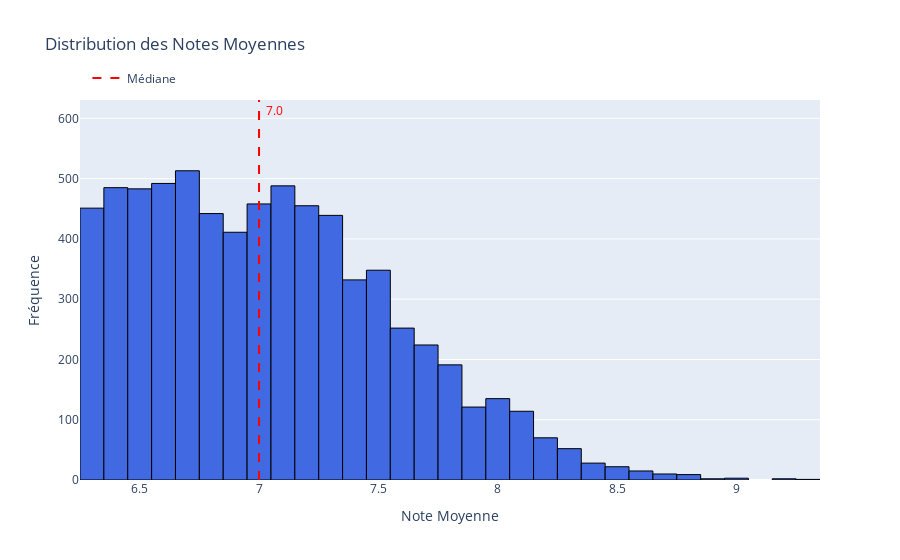
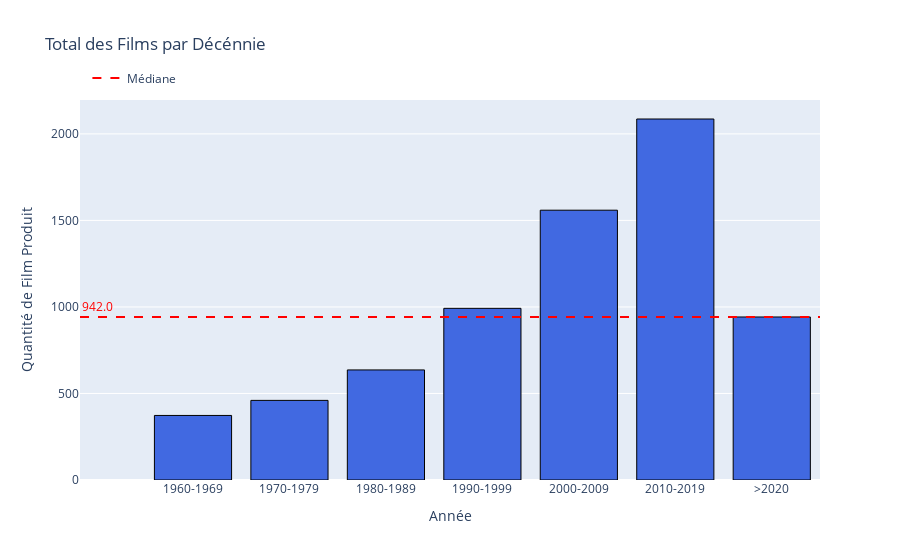
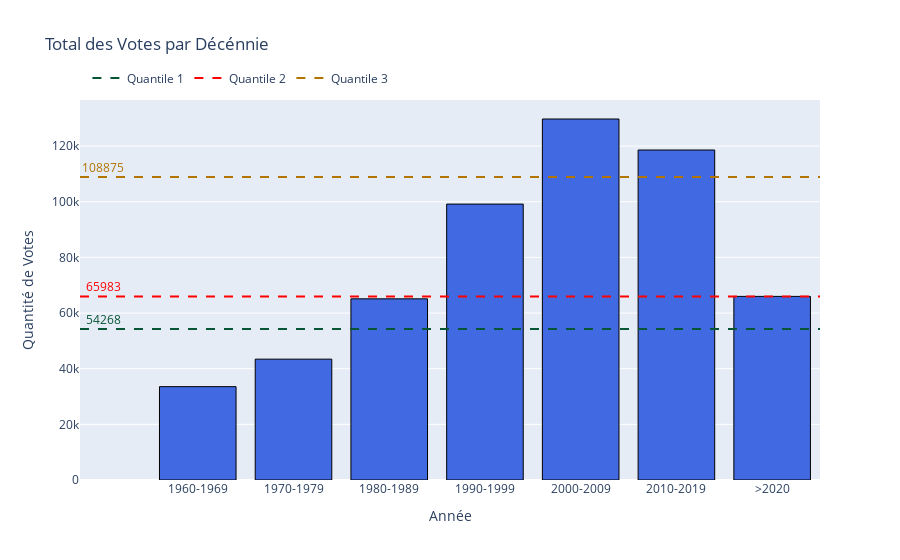

Notebook source saved alongside these figures, in order:
### Markdown cell above
- On peut désormais ré-afficher la distribution des notes moyennes, le total des films par décénnie et le nombre moyen des votes par décénnies

### Code cell
figs = movies_by_decades(df)

for fig in figs:
    fig.show()

### Figure 1 — Plotly figure (JSON) as saved in the notebook; plotly's stock layout.template omitted (floating-point values rounded to 4 significant figures; data arrays with more than 128 entries replaced by an {"elided": "..."} marker saying what was removed)
{"data": [{"marker": {"color": "royalblue", "line": {"color": "black", "width": 1}}, "showlegend": false, "type": "histogram", "x": {"elided": "7048 float values"}}, {"line": {"color": "red", "dash": "dash", "width": 2}, "mode": "lines", "name": "Médiane", "type": "scatter", "x": [null], "y": [null]}], "layout": {"annotations": [{"font": {"color": "red"}, "name": "Median", "showarrow": false, "text": "7.0", "x": 7, "xshift": 15, "y": 613}], "legend": {"orientation": "h", "x": 0.01, "xanchor": "left", "y": 1.02, "yanchor": "bottom"}, "shapes": [{"line": {"color": "red", "dash": "dash", "width": 2}, "type": "line", "x0": 7, "x1": 7, "y0": 0, "y1": 1, "yref": "paper"}], "title": {"text": "Distribution des Notes Moyennes"}, "xaxis": {"title": {"text": "Note Moyenne"}}, "yaxis": {"title": {"text": "Fréquence"}}}}

### Figure 2 — Plotly figure (JSON) as saved in the notebook; plotly's stock layout.template omitted (floating-point values rounded to 4 significant figures)
{"data": [{"marker": {"color": "royalblue", "line": {"color": "black", "width": 1}}, "showlegend": false, "type": "bar", "x": ["1960-1969", "1970-1979", "1980-1989", "1990-1999", "2000-2009", "2010-2019", ">2020"], "y": [373, 460, 636, 992, 1559, 2086, 942]}, {"line": {"color": "red", "dash": "dash", "width": 2}, "mode": "lines", "name": "Médiane", "type": "scatter", "x": [null], "y": [null]}], "layout": {"annotations": [{"font": {"color": "red"}, "showarrow": false, "text": "942.0", "x": -0.99, "y": 942, "yshift": 10}], "legend": {"orientation": "h", "x": 0.01, "xanchor": "left", "y": 1.02, "yanchor": "bottom"}, "shapes": [{"line": {"color": "red", "dash": "dash", "width": 2}, "type": "line", "x0": 0, "x1": 1, "xref": "paper", "y0": 942, "y1": 942}], "title": {"text": "Total des Films par Décénnie"}, "xaxis": {"title": {"text": "Année"}}, "yaxis": {"title": {"text": "Quantité de Film Produit"}}}}

### Figure 3 — Plotly figure (JSON) as saved in the notebook; plotly's stock layout.template omitted (floating-point values rounded to 4 significant figures)
{"data": [{"marker": {"color": "royalblue", "line": {"color": "black", "width": 1}}, "showlegend": false, "type": "bar", "x": ["1960-1969", "1970-1979", "1980-1989", "1990-1999", "2000-2009", "2010-2019", ">2020"], "y": [33550.0, 43430.0, 65100.0, 99150.0, 129700.0, 118600.0, 65980.0]}, {"line": {"color": "#065535", "dash": "dash", "width": 2}, "mode": "lines", "name": "Quantile 1", "type": "scatter", "x": [null], "y": [null]}, {"line": {"color": "#ff0000", "dash": "dash", "width": 2}, "mode": "lines", "name": "Quantile 2", "type": "scatter", "x": [null], "y": [null]}, {"line": {"color": "#b37400", "dash": "dash", "width": 2}, "mode": "lines", "name": "Quantile 3", "type": "scatter", "x": [null], "y": [null]}], "layout": {"annotations": [{"font": {"color": "#065535"}, "showarrow": false, "text": "54268", "x": -0.99, "y": 54270.0, "yshift": 10}, {"font": {"color": "#ff0000"}, "showarrow": false, "text": "65983", "x": -0.99, "y": 65980.0, "yshift": 10}, {"font": {"color": "#b37400"}, "showarrow": false, "text": "108875", "x": -0.99, "y": 108900.0, "yshift": 10}], "legend": {"orientation": "h", "x": 0.01, "xanchor": "left", "y": 1.02, "yanchor": "bottom"}, "shapes": [{"line": {"color": "#065535", "dash": "dash", "width": 2}, "type": "line", "x0": 0, "x1": 1, "xref": "paper", "y0": 54270.0, "y1": 54270.0}, {"line": {"color": "#ff0000", "dash": "dash", "width": 2}, "type": "line", "x0": 0, "x1": 1, "xref": "paper", "y0": 65980.0, "y1": 65980.0}, {"line": {"color": "#b37400", "dash": "dash", "width": 2}, "type": "line", "x0": 0, "x1": 1, "xref": "paper", "y0": 108900.0, "y1": 108900.0}], "title": {"text": "Total des Votes par Décénnie"}, "xaxis": {"title": {"text": "Année"}}, "yaxis": {"title": {"text": "Quantité de Votes"}}}}
